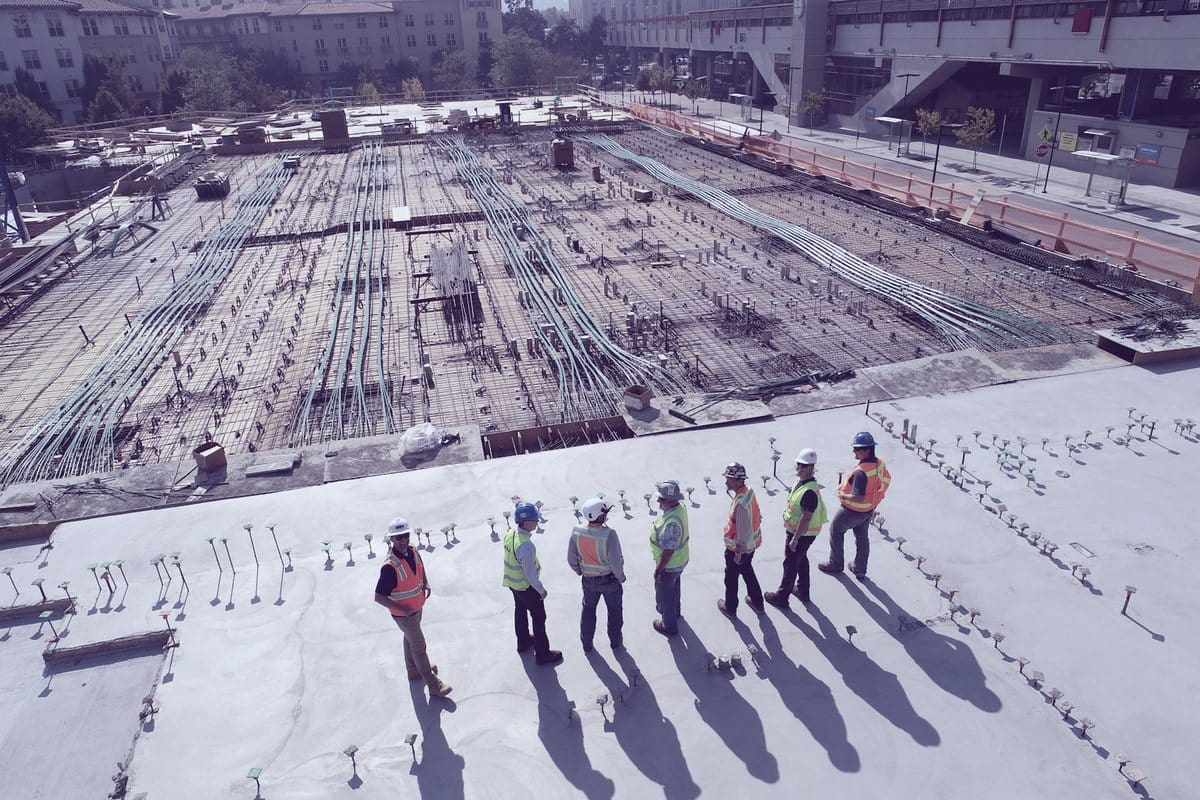
#> input picture project-building-materials.jpg, 1200 x 800 px
$ python -i fetch_assets.py   (imports and definitions only)
#> lines starting #> are read from the running program, lines starting #| are printed output that depends on the picture
#> further down, picture is the input picture: PIL image 1200x800 RGB; mean R, G, B 147.2, 142.9, 164.8
# -*- coding: utf-8 -*-
"""
HA-Digital-Portfolio / tools/fetch_assets.py
------------------------------------------------------------------
أداة تحميل ومعالجة الصور محليًا لمشروع HA-Digital-Portfolio.

الوظيفة:
  1. تحميل صور عالية الجودة من مصدر مفتوح (Unsplash CDN).
  2. قصّ الصور وتحويلها إلى الأبعاد المطلوبة مع الحفاظ على نسبة الأبعاد.
  3. تطبيق معالجة لونية موحّدة (Duotone) تماشيًا مع هوية الموقع:
     Deep Burgundy #3E1C27  +  Champagne Gold #C5A46D.
  4. توليد صورة شخصية بديلة (Placeholder) بصيغة Monogram بدل استخدام
     صورة وجه حقيقية لا تملكها صاحبة السيرة.
  5. توليد أنماط هندسية (Patterns) و Favicon.

التشغيل:  python tools/fetch_assets.py
"""

import io
import os
import sys
import urllib.request
import urllib.error

from PIL import Image, ImageDraw, ImageFilter, ImageEnhance, ImageOps

# ----------------------------------------------------------------------------
# المسارات
# ----------------------------------------------------------------------------
ROOT = os.path.dirname(os.path.dirname(os.path.abspath(__file__)))
IMG = os.path.join(ROOT, "images")
PROJECTS = os.path.join(IMG, "projects")
BACKGROUNDS = os.path.join(IMG, "backgrounds")
# [2 lines not run here, left out]

# ----------------------------------------------------------------------------
# لوحة ألوان الهوية البصرية — Lavender & Silver Luxury Technology
# ----------------------------------------------------------------------------
LAVENDER   = (0xC9, 0xB8, 0xF0)   # Lavender
PURPLE     = (0x54, 0x2B, 0x78)   # Deep Purple
LILAC      = (0xED, 0xE6, 0xFA)   # Soft Lilac
SILVER     = (0xC8, 0xCD, 0xD6)   # Silver
PEARL      = (0xFA, 0xF9, 0xFD)   # Pearl White
BLUE_LIGHT = (0xDC, 0xE7, 0xF5)   # Light Blue

# --- هوية Rose Quartz & Champagne ---
CREAM_PEARL = (0xFD, 0xF8, 0xF4)  # Cream Pearl
BLUSH_MIST  = (0xF8, 0xE9, 0xEA)  # Blush Mist
METALLIC    = (0xD3, 0xC6, 0xBC)  # Metallic Silver
CHAMPAGNE   = (0xE2, 0xC0, 0x8D)  # Champagne Gold
ROSE        = (0xE9, 0xA7, 0xB0)  # Soft Rose
BERRY       = (0x5A, 0x27, 0x40)  # Deep Berry
PLUM        = (0x8E, 0x55, 0x78)  # Mauve Plum

USER_AGENT = {"User-Agent": "Mozilla/5.0 (Windows NT 10.0; Win64; x64) HA-Portfolio/1.0"}


# ----------------------------------------------------------------------------
# أدوات مساعدة
# ----------------------------------------------------------------------------
# [35 lines left out: functions download, candidate_ids, fetch_image, cover_resize, not called in this run]


def duotone(image: Image.Image, dark=(0x2E, 0x14, 0x45), light=(0xDC, 0xE7, 0xF5), mix: float = 0.62):
    """
    يحوّل الصورة إلى تدرّج ثنائي اللون (Duotone) مع الحفاظ على تفاصيل الإضاءة،
    ثم يمزجه مع الأصل بنسبة mix للحصول على مظهر سينمائي ناعم.
    """
#> called with dark = (46, 20, 69), light = (220, 231, 245), mix = 0.62
    grayscale = ImageOps.grayscale(image)
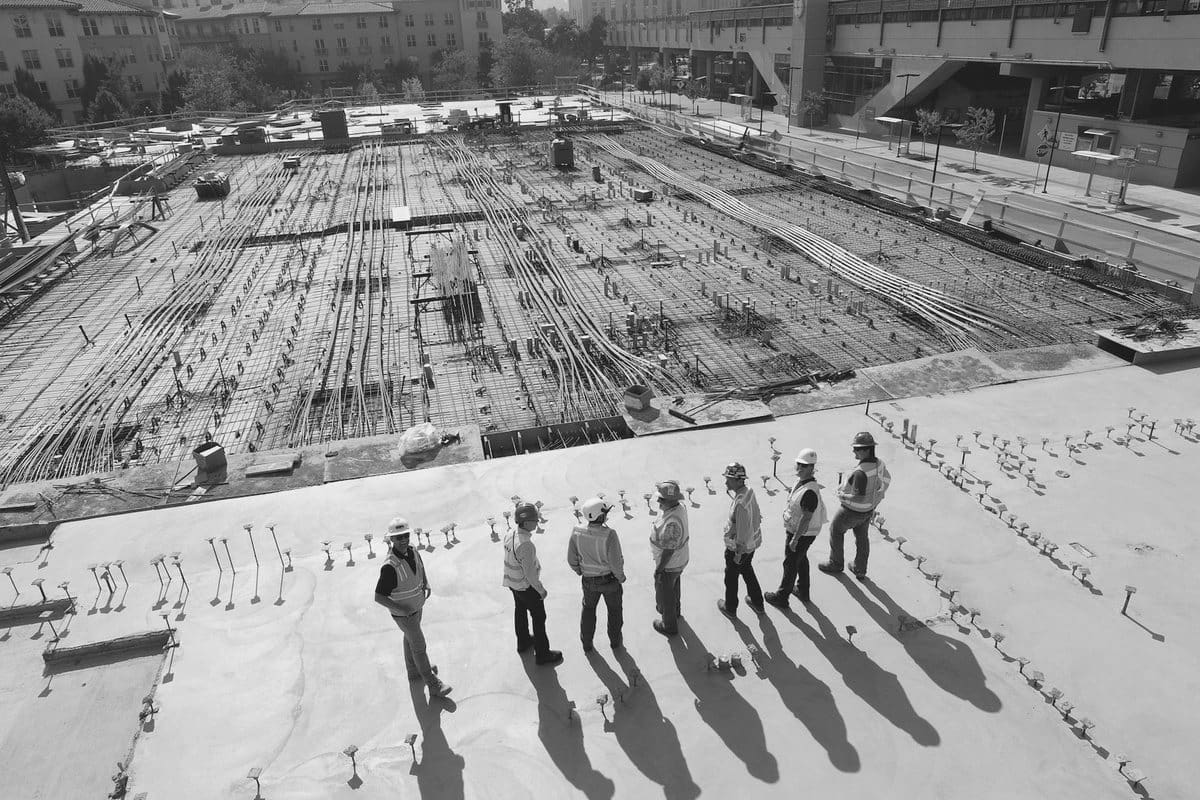
#> grayscale: PIL image 1200x800 L; min 2, max 254, mean 146.7
    grayscale = ImageOps.autocontrast(grayscale, cutoff=1)
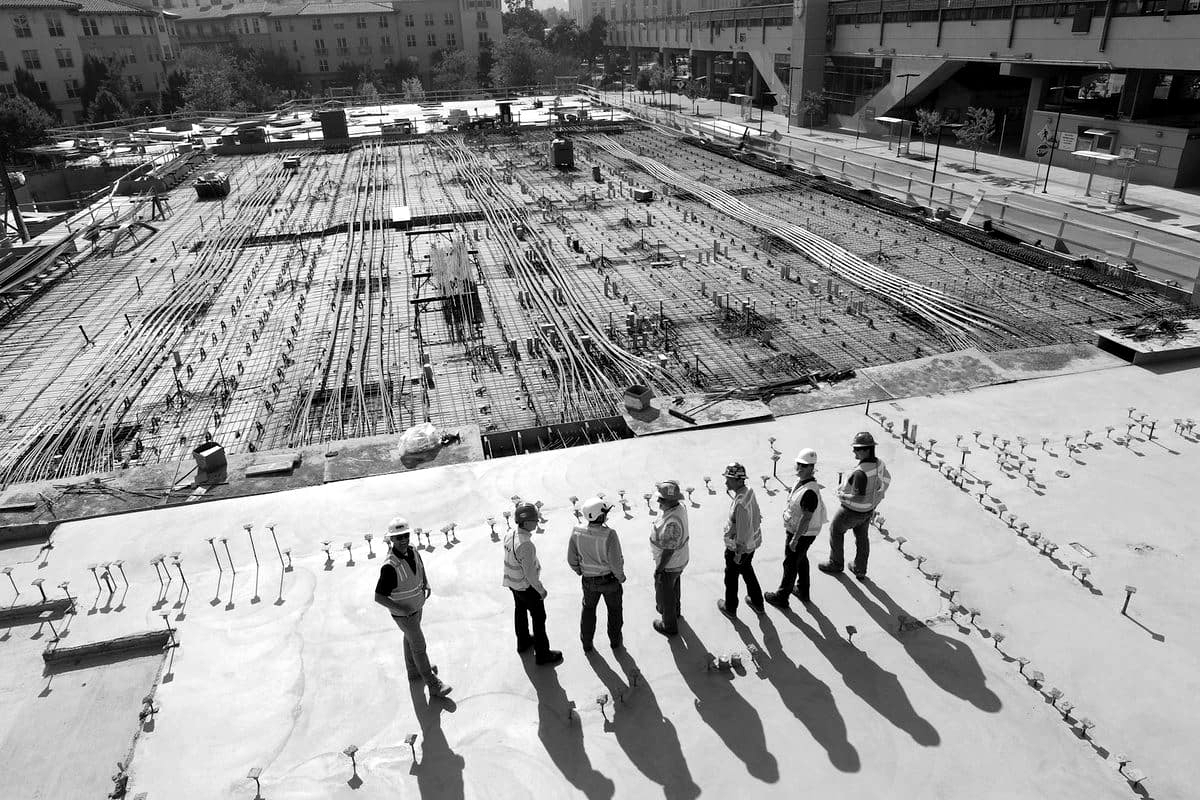
#> grayscale: PIL image 1200x800 L; min 0, max 255, mean 147.2
    tinted = ImageOps.colorize(grayscale, black=dark, white=light)

    # تباين خفيف لرفع العمق اللوني
    tinted = ImageEnhance.Contrast(tinted).enhance(1.08)
    tinted = ImageEnhance.Color(tinted).enhance(1.05)
    return Image.blend(image, tinted, mix)


# [18 lines left out: functions warm_finish, save_jpeg, save_png, not called in this run]


# ----------------------------------------------------------------------------
# 1) صور المشاريع
# ----------------------------------------------------------------------------
PROJECT_JOBS = [
    {
        "name": "project-building-materials.jpg",
        "ids": ["1541888946425-d81bb19240f5", "1503387762-592deb58ef4e",
                "1487958449943-2429e8be8625", "1590274853856-f22d5ee3d228"],
        "size": (1200, 800),
        "mix": 0.55,
        "grade": "construction",
    },
    {
        "name": "project-luxury-hospitality.jpg",
        "ids": ["1566073771259-6a8506099945", "1611892440504-42a792e24d32",
                "1571003123894-1f0594d2b5d9", "1445019980597-93fa8acb246c"],
        "size": (1200, 800),
        "mix": 0.62,
        "grade": "luxury",
    },
    {
        "name": "project-java-oop.jpg",
        "ids": ["1461749280684-dccba630e2f6", "1516116216624-53e697fedbea",
                "1555066931-4365d14bab8c", "1542831371-adb38447a05e"],
        "size": (1200, 800),
        "mix": 0.68,
        "grade": "code",
    },
    {
        "name": "project-hotel-database.jpg",
        "ids": ["1544383835-bda2bc66a55d", "1526374965328-7f61d4dc18c5",
                "1451187580459-43490279c0fa", "1558494949-ef010cbdcc31"],
        "size": (1200, 800),
        "mix": 0.66,
        "grade": "data",
    },
    {
        "name": "project-ai-research.jpg",
        "ids": ["1620712943543-bcc4688e7485", "1677442136019-21780ecad995",
                "1531746790731-6c087fecd65a", "1518770660439-4636190af475"],
        "size": (1200, 800),
        "mix": 0.70,
        "grade": "ai",
    },
]


# [15 lines left out: function build_projects, not called in this run]


# ----------------------------------------------------------------------------
# 2) الخلفيات
# ----------------------------------------------------------------------------
BACKGROUND_JOBS = [
    {
        "name": "hero-tech.jpg",
        "ids": ["1451187580459-43490279c0fa", "1550751827-4bd374c3f58b",
                "1639762981054-0dd1d6f9e3a4", "1518770660439-4636190af475"],
        "size": (1920, 1080),
        "mix": 0.82,
        "blur": 0,
    },
    {
        "name": "vision-future.jpg",
        "ids": ["1451187580459-43490279c0fa", "1446776811953-b23d57bd21aa",
                "1519608487953-e999c86e7455", "1502920917128-1aa500764cbd"],
        "size": (1920, 1000),
        "mix": 0.88,
        "blur": 0,
    },
    {
        "name": "about-texture.jpg",
        "ids": ["1455390582262-044cdead277a", "1455885666463-54fe058a6e4a",
                "1481627834876-b7833e8f5570", "1519682337058-a94d519337bc"],
        "size": (1400, 1400),
        "mix": 0.90,
        "blur": 1.6,
    },
]


# [154 lines left out: functions build_backgrounds, build_profile_placeholder, build_patterns_and_favicon, main, not called in this run]


# [2 lines not run here, left out]

>>> from PIL import Image
>>> picture = Image.open('project-building-materials.jpg')
>>> result = duotone(picture)
